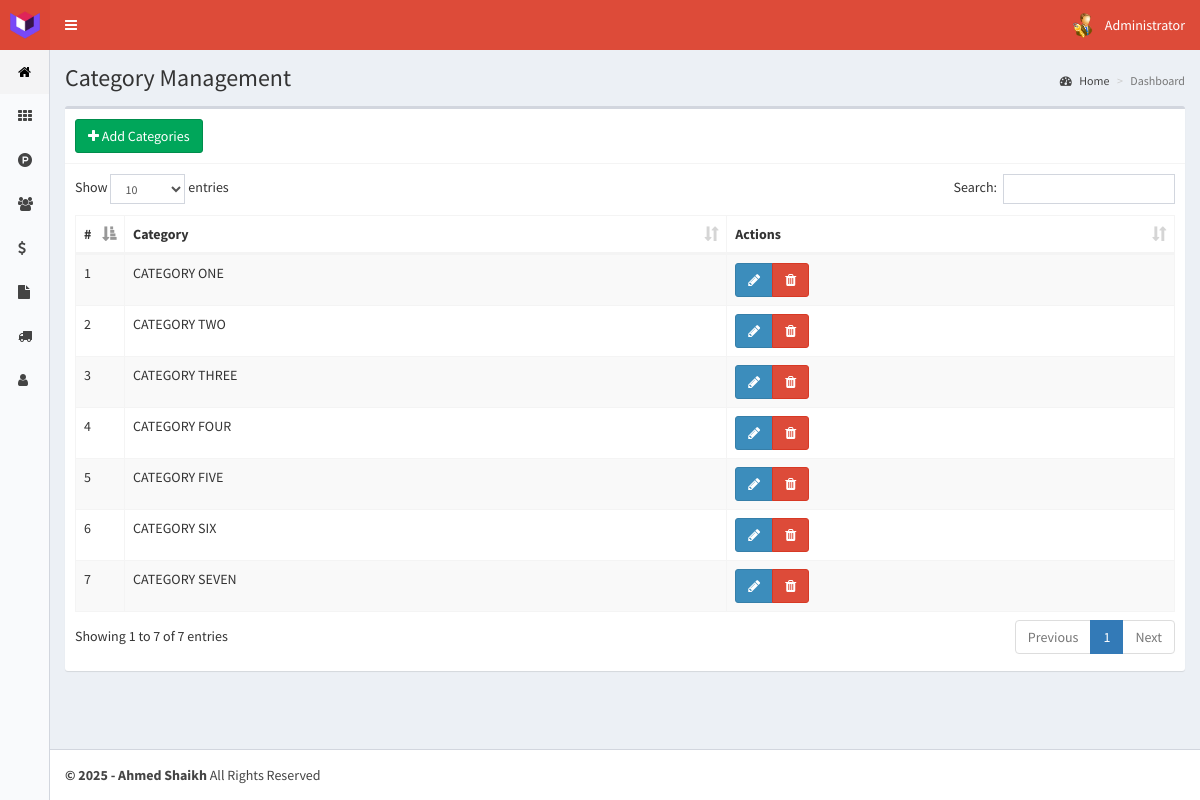
Page /categories (signed in) on the committed database.
### tables this page shows
CREATE TABLE `categories` (
  `id` int(11) NOT NULL,
  `Category` text NOT NULL,
  `Date` timestamp NOT NULL DEFAULT CURRENT_TIMESTAMP ON UPDATE CURRENT_TIMESTAMP
);

### controllers/template.controller.php (called while the page is built)
<?php
class ControllerTemplate{
	static public function ctrTemplate(){
		include "views/template.php";
	}
}

### index.php (called while the page is built, shortened)
<?php
require_once "controllers/template.controller.php";
require_once "controllers/users.controller.php";
require_once "controllers/categories.controller.php";
require_once "controllers/customer-notes.controller.php";
require_once "models/categories.model.php";
$template = new ControllerTemplate();
$template -> ctrTemplate();

### controllers/categories.controller.php (called while the page is built, shortened)
<?php
 class ControllerCategories{
	static public function ctrShowCategories($item, $value){
		$table = "categories";
		$answer = CategoriesModel::mdlShowCategories($table, $item, $value);
		return $answer;
	}
}

### models/connection.php (called while the page is built)
<?php
class Connection{
	static public function connect(){
		$link = new PDO("mysql:host=localhost;dbname=posystem", "root", "");
		$link -> exec("set names utf8");
		return $link;
	}
}

### models/categories.model.php (called while the page is built, shortened)
<?php
require_once "connection.php";
class CategoriesModel{
	static public function mdlShowCategories($table, $item, $value){
		if($item != null){
			$stmt = Connection::connect()->prepare("SELECT * FROM $table WHERE $item = :$item");
			$stmt -> bindParam(":".$item, $value, PDO::PARAM_STR);
			$stmt -> execute();
			return $stmt -> fetch();
		}
		else{
			$stmt = Connection::connect()->prepare("SELECT * FROM $table");
			$stmt -> execute();
			return $stmt -> fetchAll();
		}
	}
}

### views/modules/categories.php (the view, shortened to what this page needs)
<div class="content-wrapper">
  <section class="content-header">
    <h1>
      Category Management
    </h1>
    <ol class="breadcrumb">
      <li><a href="home"><i class="fa fa-dashboard"></i> Home</a></li>
      <li class="active">Dashboard</li>
    </ol>
  </section>
  <section class="content">
    <div class="box">
      <div class="box-header with-border">
        <button class="btn btn-success" data-toggle="modal" data-target="#addCategories"> <i class="fa fa-plus"></i> Add Categories</button>
      </div>
      <div class="box-body">
        <table class="table table-bordered table-hover table-striped dt-responsive tables" width="100%">
          <thead>
           <tr>
             <th style="width:10px">#</th>
             <th>Category</th>
             <th>Actions</th>
           </tr>
          </thead>
          <tbody>
            <?php
              $item = null;
              $value = null;
              $categories = ControllerCategories::ctrShowCategories($item, $value);
              foreach ($categories as $key => $value) {
                echo '<tr>
                        <td>'.($key+1).'</td>
                        <td class="text-uppercase">'.$value['Category'].'</td>
                        <td>
                          <div class="btn-group">
                            <button class="btn btn-primary btnEditCategory" idCategory="'.$value["id"].'" data-toggle="modal" data-target="#editCategories"><i class="fa fa-pencil"></i></button>
                            <button class="btn btn-danger btnDeleteCategory" idCategory="'.$value["id"].'"><i class="fa fa-trash"></i></button>
                          </div>
                        </td>
                      </tr>';
              }
            ?>
          </tbody>
        </table>
      </div>
    </div>
  </section>
</div>

### rows in the picture
categories: Category "CATEGORY ONE"
categories: Category "CATEGORY TWO"
categories: Category "CATEGORY THREE"
categories: Category "CATEGORY FOUR"
categories: Category "CATEGORY FIVE"
categories: Category "CATEGORY SIX"
categories: Category "CATEGORY SEVEN"

### other values in the picture
$_SESSION["name"] "Administrator"
